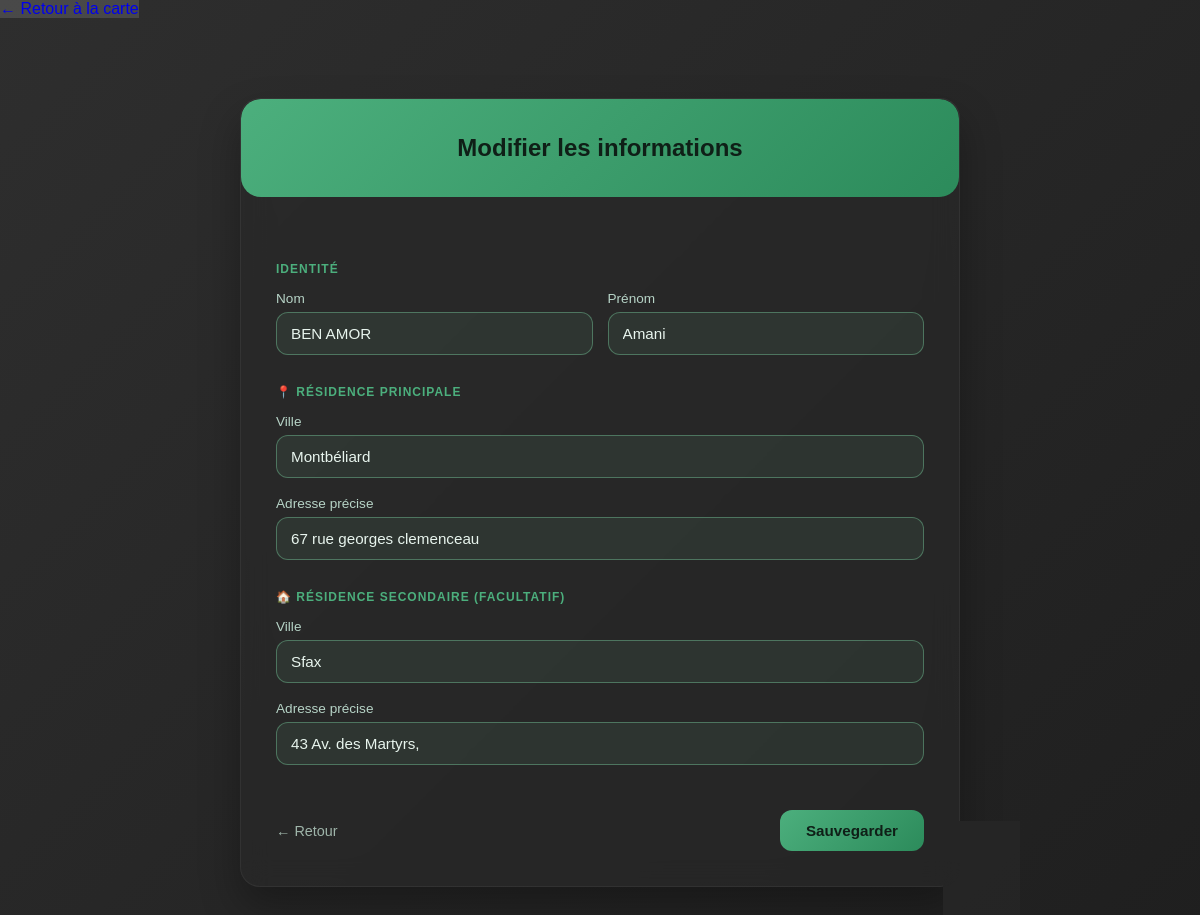
The page /modifier/6 (signed in) on the database its author committed.
### tables this page shows
CREATE TABLE etudiants (
        id INTEGER PRIMARY KEY AUTOINCREMENT,
        nom TEXT NOT NULL,
        prenom TEXT NOT NULL
    );

CREATE TABLE residences (
        id INTEGER PRIMARY KEY AUTOINCREMENT,
        etudiant_id INTEGER,
        ville TEXT NOT NULL,
        adresse TEXT,
        type TEXT,
        date_debut TEXT,
        date_fin TEXT,
        lat REAL,
        lon REAL,
        FOREIGN KEY (etudiant_id) REFERENCES etudiants(id)
    );

### app.py (the view, shortened to what this page needs)
@app.route('/modifier/<int:etudiant_id>', methods=['GET', 'POST'])
def modifier(etudiant_id):
    conn = get_db_connection()
    student = conn.execute('SELECT * FROM etudiants WHERE id = ?', (etudiant_id,)).fetchone()
    residences = conn.execute('SELECT * FROM residences WHERE etudiant_id = ?', (etudiant_id,)).fetchall()
    conn.close()
    if not student:
        return redirect(url_for('index'))
    primary = None
    secondary = None
    for residence in residences:
        if residence['type'].lower().strip() == 'principale':
            primary = residence
        else:
            secondary = residence
    return render_template('modifier.html', student=student, primary=primary, secondary=secondary)

### app.py (called while the page is built, shortened)
def get_db_connection():
    conn = sqlite3.connect(DB_NAME)
    conn.row_factory = sqlite3.Row
    return conn

def get_user_by_username(username):
    conn = get_db_connection()
    user = conn.execute('SELECT * FROM users WHERE username = ?', (username,)).fetchone()
    conn.close()
    return user

def get_current_user():
    if session.get('user_id'):
        user = get_user_by_username(session.get('username', ''))
        return user
    return None

@app.context_processor
def inject_current_user():
    return {'current_user': get_current_user()}

@app.before_request
def start_weather_updates():
    global weather_thread_started

### templates/modifier.html (shortened to what this page needs)
<!DOCTYPE html>
<html lang="fr">
<head>
</head>
<body>
<a href="{{ url_for('index') }}" class="button" style="background: rgba(100, 100, 100, 0.5); margin-bottom: 20px; display: inline-block; text-decoration: none;">
    ← Retour à la carte
</a>
<div class="conteneur">
    <div class="carte">
        <div class="entete-carte">
            <h2>Modifier les informations</h2>
        </div>
        <div class="corps-carte">
            <form method="POST" action="/modifier/{{ student['id'] }}">
                <div class="separateur">Identité</div>
                <div class="ligne">
                    <div class="colonne">
                        <label class="etiquette">Nom</label>
                        <input type="text" name="nom" class="champ" value="{{ student['nom'] }}" required>
                    </div>
                    <div class="colonne">
                        <label class="etiquette">Prénom</label>
                        <input type="text" name="prenom" class="champ" value="{{ student['prenom'] }}" required>
                    </div>
                </div>
                <div class="separateur">📍 Résidence Principale</div>
                <div class="marge-bas">
                    <label class="etiquette">Ville</label>
                    <input type="text" name="ville_p" class="champ" value="{{ primary['ville'] if primary else '' }}" placeholder="ex: Montbéliard" required>
                </div>
                <div class="marge-bas">
                    <label class="etiquette">Adresse précise</label>
                    <input type="text" name="adresse_p" class="champ" value="{{ primary['adresse'] if primary else '' }}" placeholder="ex: 4 Place Tharradin">
                </div>
                <div class="separateur">🏠 Résidence Secondaire (Facultatif)</div>
                <div class="marge-bas">
                    <label class="etiquette">Ville</label>
                    <input type="text" name="ville_s" class="champ" value="{{ secondary['ville'] if secondary else '' }}">
                </div>
                <div class="marge-bas">
                    <label class="etiquette">Adresse précise</label>
                    <input type="text" name="adresse_s" class="champ" value="{{ secondary['adresse'] if secondary else '' }}">
                </div>
                <div class="marge-haut actions">
                    <a href="/" class="lien">← Retour</a>
                    <button type="submit" class="bouton">Sauvegarder</button>
                </div>
            </form>
        </div>
    </div>
</div>
</body>
</html>

### templates/modifier.html (style rules this page uses)
:root { --bg-gradient: linear-gradient(135deg, #2e2e2e, #1f1f1f); --card-bg: rgba(40, 40, 40, 0.6); --text-main: #e8f5ee; --text-label: #b7d4c7; --text-placeholder: #9fb5aa; --input-bg: rgba(126, 214, 165, 0.08); --border-color: rgba(255,255,255,0.05); --accent: #4caf7d; --accent-dark: #2c8b5b; }
body { margin: 0; font-family: 'Quicksand', sans-serif; background: var(--bg-gradient); color: var(--text-main); min-height: 100vh; }
.conteneur { max-width: 720px; margin: 60px auto; padding: 0 20px; }
.carte { background: var(--card-bg); backdrop-filter: blur(14px); border-radius: 20px; box-shadow: 0 20px 40px rgba(0, 0, 0, 0.3); overflow: hidden; border: 1px solid var(--border-color); }
.entete-carte { background: linear-gradient(135deg, var(--accent), var(--accent-dark)); color: #0f1f17; text-align: center; padding: 35px 20px; border-radius: 20px; }
.entete-carte h2 { margin: 0; font-weight: 700; }
.corps-carte { padding: 35px; }
.separateur { font-size: 0.75rem; font-weight: 600; color: var(--accent); text-transform: uppercase; letter-spacing: 1px; margin: 30px 0 15px 0; }
.ligne { display: flex; gap: 15px; flex-wrap: wrap; }
.colonne { flex: 1 1 0; min-width: 0; }
.etiquette { display: block; margin-bottom: 6px; font-size: 0.85rem; color: var(--text-label); }
.champ { width: 100%; padding: 12px 14px; border-radius: 12px; border: 1px solid rgba(126, 214, 165, 0.4); font-size: 0.95rem; background: var(--input-bg); color: var(--text-main); transition: all 0.2s ease; box-sizing: border-box; }
.champ::placeholder { color: var(--text-placeholder); }
.marge-bas { margin-bottom: 18px; }
.marge-haut { margin-top: 45px; }
.actions { display: flex; justify-content: space-between; align-items: center; }
.bouton { background: linear-gradient(135deg, var(--accent), var(--accent-dark)); color: #0f1f17; border: none; padding: 12px 26px; border-radius: 12px; cursor: pointer; font-size: 0.95rem; font-weight: 600; transition: all 0.2s ease; }
.lien { color: var(--text-placeholder); text-decoration: none; font-size: 0.9rem; }

### rows shown on the page
etudiants: nom "BEN AMOR", prenom "Amani"
residences: ville_p "Montbéliard", adresse_p "67 rue georges clemenceau"
residences: ville_s "Sfax", adresse_s "43 Av. des Martyrs,"
